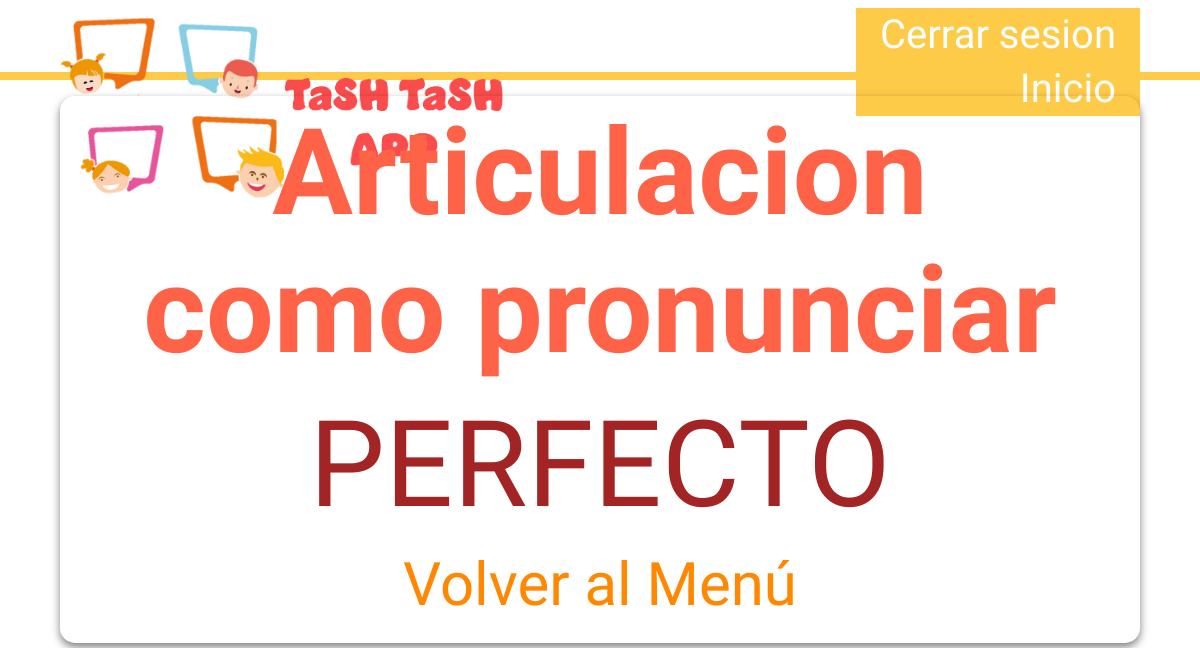
Before: /articulacion/articulacion_pronunciar/D/ (signed in) with the older database file.
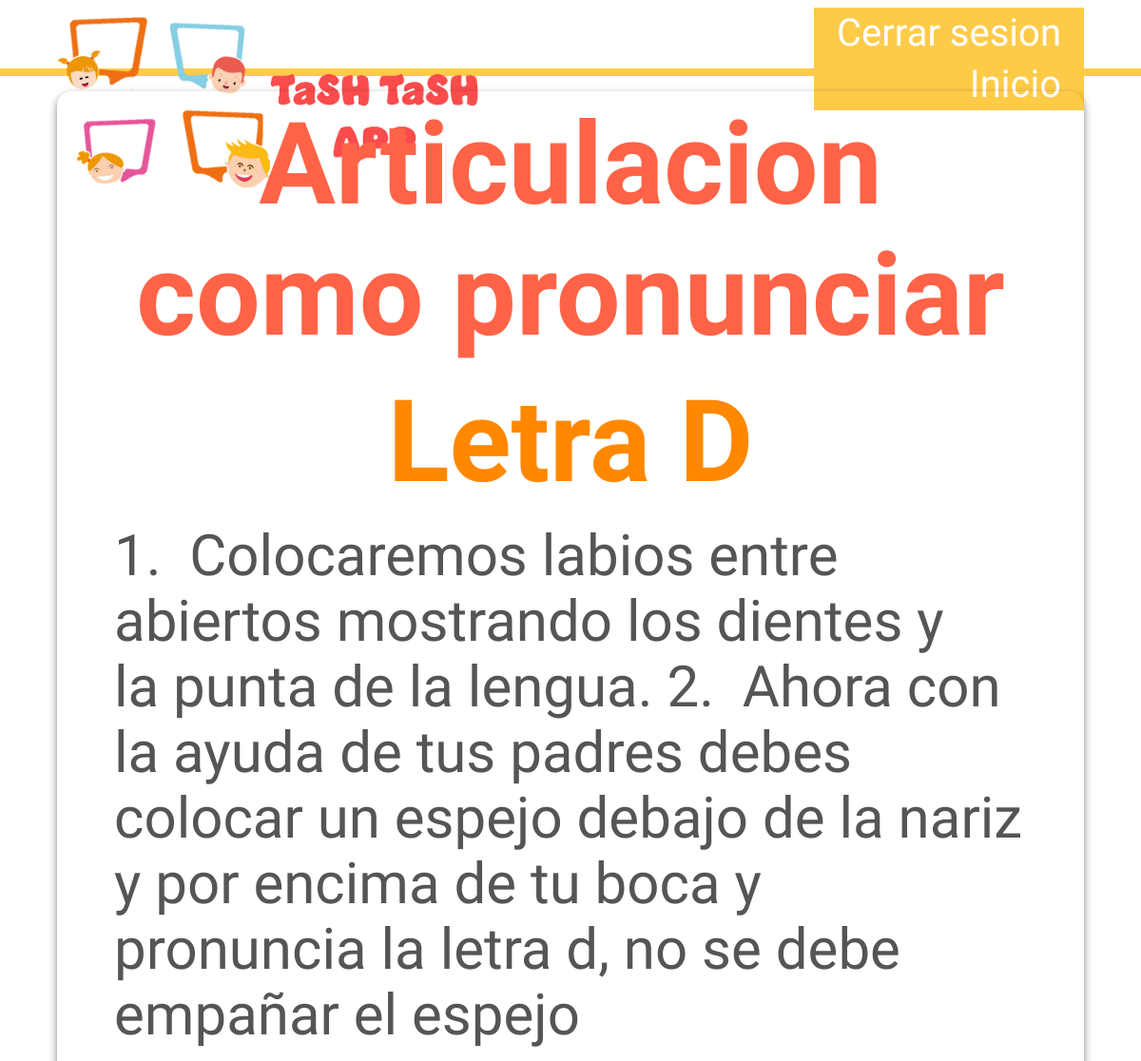
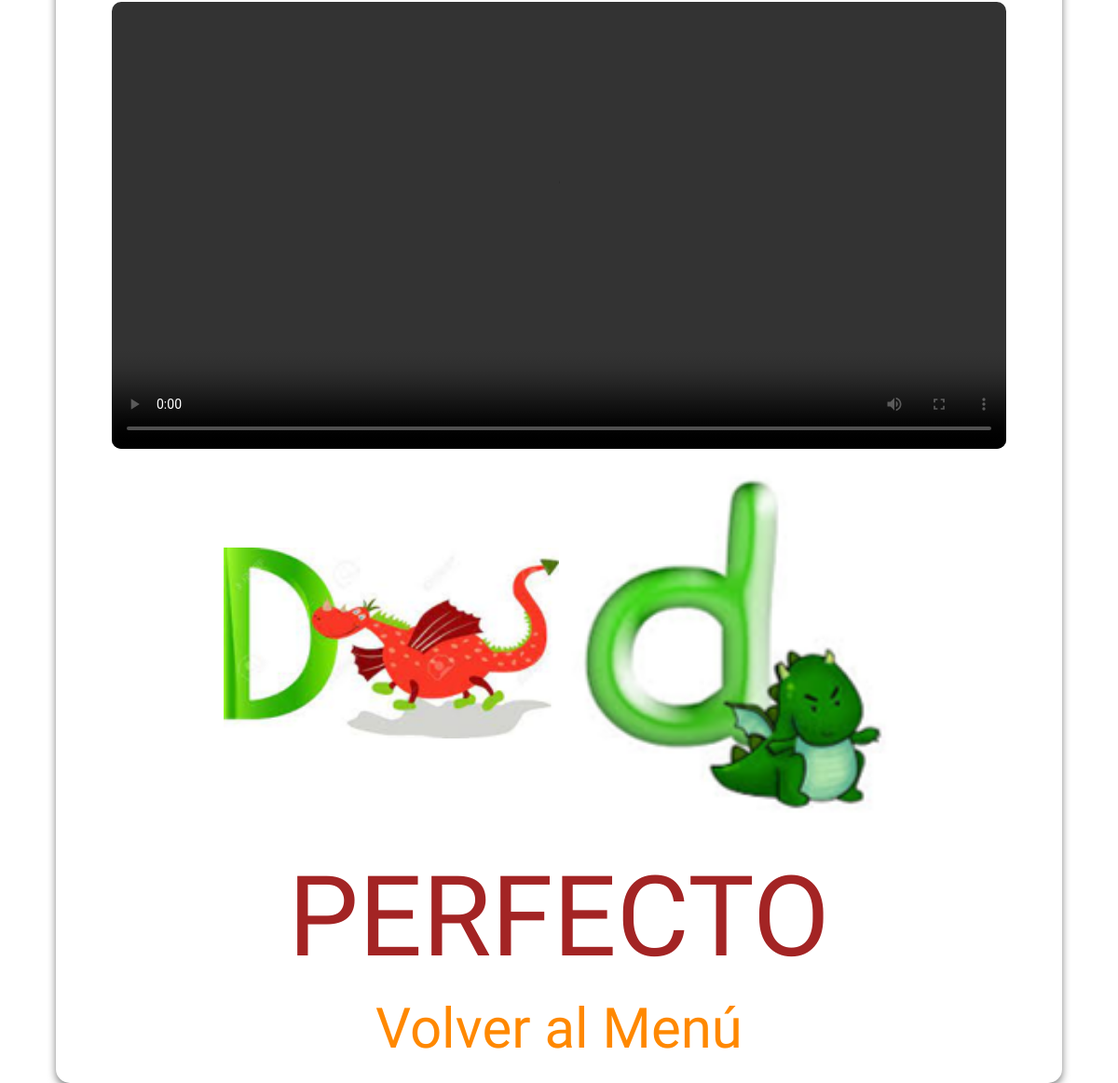
After: the same page with the newer database file (2 pictures, top to bottom).
### articulacion/models.py (models this page shows, shortened)
class Articulacion_como_pronunciar_info(models.Model):
    nombre= models.TextField(max_length=100, verbose_name="nombre")
    instruciones = models.TextField(max_length=1000, verbose_name="instrucciones_actividad")
    video = models.FileField(upload_to='videos/', null=False, verbose_name="video")
    foto_mayuscula = models.ImageField(upload_to='fotos/', null=False, verbose_name="foto_mayuscula")
    foto_minuscula = models.ImageField(upload_to='fotos/', null=False, verbose_name="foto_minuscula")

### articulacion/views.py (the view)
class Articulacion_como_pronunciar_view(LoginRequiredMixin, ListView):
    model = Articulacion_como_pronunciar_info
    template_name = 'articulacion/articulacion_como_pronunciar.html'
    context_object_name = 'instrucciones'
    def get_queryset(self):
        letra = self.kwargs['letra']
        return Articulacion_como_pronunciar_info.objects.filter(nombre=letra)
    def get_context_data(self, **kwargs):
        context = super().get_context_data(**kwargs)
        context['letra'] = self.kwargs['letra']
        return context

### articulacion/templates/articulacion/articulacion_como_pronunciar.html
{% extends "base.html" %}
{% load static %}
{% block extra_styles %}
    <link rel="stylesheet" href="{% static 'css/style_articulacion_como_pronunciar.css' %}">
{% endblock extra_styles %}
{% block content %}
<div class="content" >
    <h2>Articulacion como pronunciar</h2>
    {% for instruccion in instrucciones %}
        <h3>Letra {{ instruccion.nombre }}</h3>
        <p>{{ instruccion.instruciones }}</p>
        <video controls>
            <source src="{{ instruccion.video.url }}" type="video/mp4">
        </video>
        <div class="content_image items" >
            <img src="{{ instruccion.foto_mayuscula.url }}" alt="foto_mayuscula">
            <img src="{{ instruccion.foto_minuscula.url }}" alt="foto_minuscula">
        </div>
    {%endfor%}
    <p class="titulo">PERFECTO</p>
    <a href="{% url 'menu_articulacion_pronunciar' %}">Volver al Menú</a>
</div>
{% endblock content %}

Changed rows visible on the page:
added Articulacion_como_pronunciar_info: nombre "D", instruciones "1. Colocaremos labios entre abiertos mostrando los dientes y la punta de la lengua. 2. Ahora con la ayuda de tus padres debes colocar un espejo debajo de la nariz y por encima de tu boca y pronuncia la letra d, no se debe empañar el espejo", foto_mayuscula (picture), foto_minuscula (picture)
